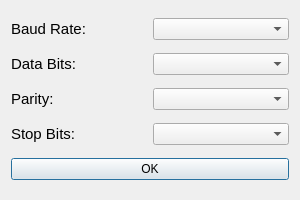
<?xml version="1.0" encoding="UTF-8"?>
<ui version="4.0">
 <class>Configuration</class>
 <widget class="QDialog" name="Configuration">
  <property name="geometry">
   <rect>
    <x>0</x>
    <y>0</y>
    <width>300</width>
    <height>200</height>
   </rect>
  </property>
  <property name="minimumSize">
   <size>
    <width>300</width>
    <height>200</height>
   </size>
  </property>
  <property name="maximumSize">
   <size>
    <width>300</width>
    <height>200</height>
   </size>
  </property>
  <property name="windowTitle">
   <string>Dialog</string>
  </property>
  <layout class="QVBoxLayout" name="verticalLayout">
   <item>
    <layout class="QHBoxLayout" name="horizontalLayout">
     <item>
      <widget class="QLabel" name="label">
       <property name="font">
        <font>
         <pointsize>11</pointsize>
        </font>
       </property>
       <property name="text">
        <string>Baud Rate:</string>
       </property>
      </widget>
     </item>
     <item>
      <widget class="QComboBox" name="comboBox"/>
     </item>
    </layout>
   </item>
   <item>
    <layout class="QHBoxLayout" name="horizontalLayout_2">
     <item>
      <widget class="QLabel" name="label_2">
       <property name="font">
        <font>
         <pointsize>11</pointsize>
        </font>
       </property>
       <property name="text">
        <string>Data Bits:</string>
       </property>
      </widget>
     </item>
     <item>
      <widget class="QComboBox" name="comboBox_2"/>
     </item>
    </layout>
   </item>
   <item>
    <layout class="QHBoxLayout" name="horizontalLayout_3">
     <item>
      <widget class="QLabel" name="label_3">
       <property name="font">
        <font>
         <pointsize>11</pointsize>
        </font>
       </property>
       <property name="text">
        <string>Parity:</string>
       </property>
      </widget>
     </item>
     <item>
      <widget class="QComboBox" name="comboBox_3"/>
     </item>
    </layout>
   </item>
   <item>
    <layout class="QHBoxLayout" name="horizontalLayout_4">
     <item>
      <widget class="QLabel" name="label_4">
       <property name="font">
        <font>
         <pointsize>11</pointsize>
        </font>
       </property>
       <property name="text">
        <string>Stop Bits:</string>
       </property>
      </widget>
     </item>
     <item>
      <widget class="QComboBox" name="comboBox_4"/>
     </item>
    </layout>
   </item>
   <item>
    <widget class="QPushButton" name="pushButton">
     <property name="text">
      <string>OK</string>
     </property>
    </widget>
   </item>
  </layout>
 </widget>
 <resources/>
 <connections/>
</ui>
